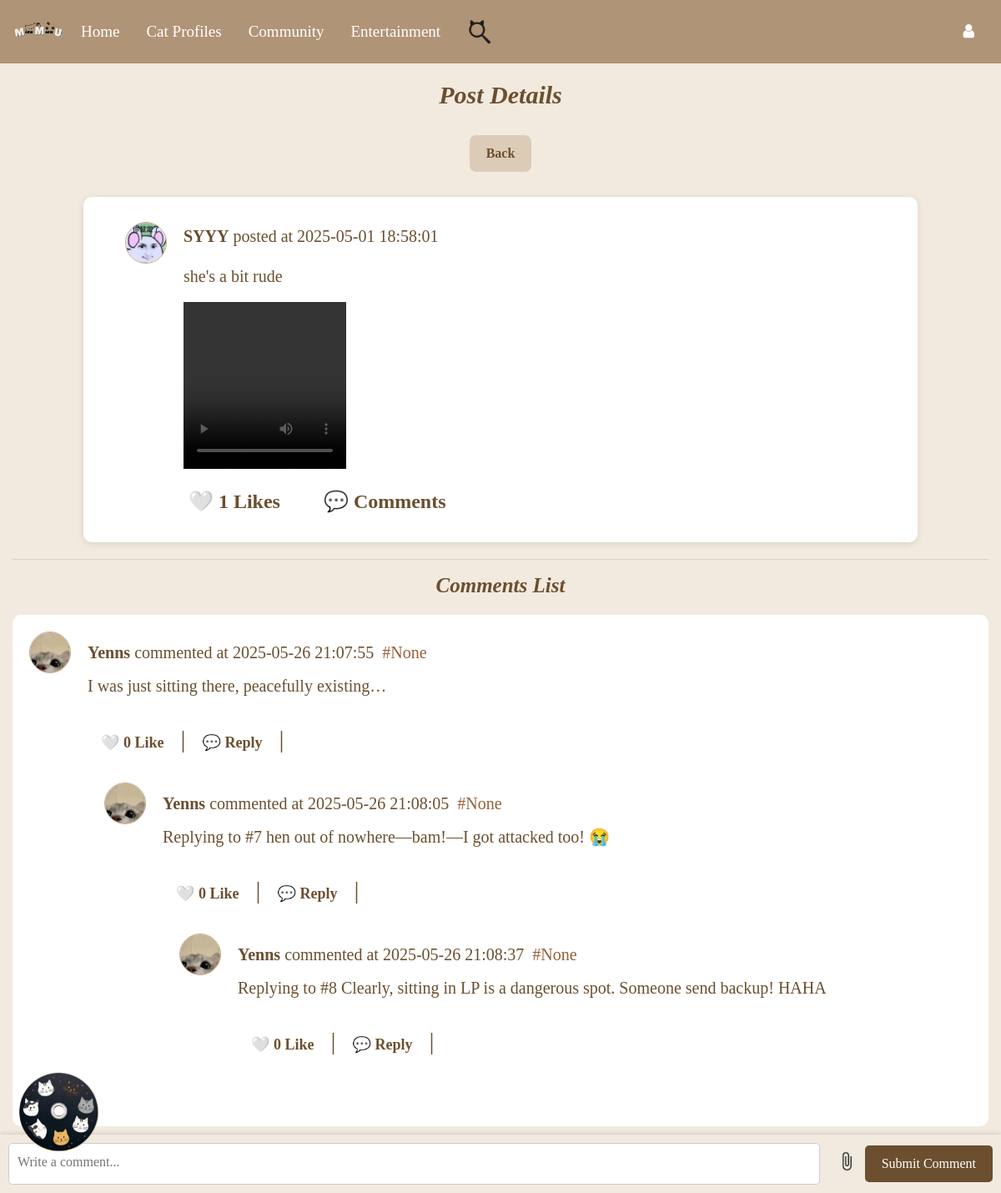
The page /view_post/1 on the database its author committed.
### Website/models.py (models this page shows)
class User(db.Model, UserMixin):
    id = db.Column(db.Integer, primary_key=True)
    email = db.Column(db.String(150), unique=True, nullable=False)
    ps = db.Column(db.String(150), nullable=False)
    Name = db.Column(db.String(150), nullable=False)
    secret_answer = db.Column(db.String(150), nullable=False)
    notes = db.relationship("Note", backref="user", lazy=True, cascade="all, delete-orphan")
    stories = db.relationship("Story", backref="owner", lazy=True, cascade="all, delete-orphan")
    reports_made = db.relationship(
        "Report",
        back_populates="reporting_user",
        lazy=True,
        cascade="all, delete-orphan",
        foreign_keys="[Report.user_id]"
    )
    reports_received = db.relationship(
        "Report",
        back_populates="reported_user_profile",
        lazy=True,
        foreign_keys="[Report.user_profile_id]"
    )
    status = db.Column(db.String(100)) #user profile part
    birthday = db.Column(db.Date)
    mbti = db.Column(db.String(50))
    hobby = db.Column(db.String(100))
    bio = db.Column(db.Text)
    profile_picture = db.Column(db.String(255), default="default_profilepic.png")
    cover_photo = db.Column(db.String(255), default="default_cover.png")
    role = db.Column(db.String(50), default='user', nullable=False)
    level1_completed = db.Column(db.Boolean, default=False)
    privacy = db.Column(db.String(50), default="Public", nullable=False)

### tables this page shows
CREATE TABLE "post" (
	"post_id"	INTEGER,
	"user_id"	INTEGER,
	"content"	TEXT,
	"media_type"	TEXT,
	"media_url"	TEXT,
	"created_at"	TIMESTAMP DEFAULT CURRENT_TIMESTAMP,
	"updated_at"	TIMESTAMP DEFAULT CURRENT_TIMESTAMP,
	"cat_hashtag"	TEXT,
	PRIMARY KEY("post_id"),
	FOREIGN KEY("user_id") REFERENCES "user"("id") ON DELETE CASCADE
);

CREATE TABLE "comment" (
	"id"	INTEGER,
	"content"	TEXT NOT NULL,
	"media_url"	TEXT,
	"created_at"	datetime DEFAULT CURRENT_TIMESTAMP,
	"post_id"	INTEGER,
	"user_id"	INTEGER,
	"parent_id"	INTEGER,
	"floor"	INTEGER,
	PRIMARY KEY("id" AUTOINCREMENT),
	FOREIGN KEY("parent_id") REFERENCES "comment"("id") ON DELETE CASCADE,
	FOREIGN KEY("post_id") REFERENCES "post"("id") ON DELETE CASCADE,
	FOREIGN KEY("user_id") REFERENCES "user"("id") ON DELETE SET NULL
);

### Website/auth.py (the view)
@auth.route('/view_post/<int:post_id>')
def view_post(post_id):
    conn = get_db_connection()
    post = conn.execute('''
        SELECT
            post.*,
            user.name,
            user.profile_picture,
            (SELECT COUNT(*) FROM likes WHERE likes.post_id = post.post_id) AS like_count,
            CASE
                WHEN EXISTS (
                    SELECT 1 FROM likes
                    WHERE likes.post_id = post.post_id AND likes.user_id = ?
                ) THEN 1
                ELSE 0
            END AS liked_by_current_user
        FROM post
        JOIN user ON post.user_id = user.id
        WHERE post.post_id = ?
    ''', (
        current_user.id if current_user.is_authenticated else -1,
        post_id
    )).fetchone()
    comments = conn.execute('''
        SELECT
            comment.*,
            user.name AS name,
            user.profile_picture AS profile_picture,
            (SELECT COUNT(*) FROM comment_like WHERE comment_like.comment_id = comment.id) AS like_count,
            CASE
                WHEN EXISTS (
                    SELECT 1 FROM comment_like
                    WHERE comment_like.comment_id = comment.id AND comment_like.user_id = ?
                ) THEN 1
                ELSE 0
            END AS liked_by_current_user
        FROM comment
        JOIN user ON comment.user_id = user.id
        WHERE comment.post_id = ?
        ORDER BY comment.created_at DESC
    ''', (
        current_user.id if current_user.is_authenticated else -1,
        post_id
    )).fetchall()
    grouped_comments = {}
    for comment in comments:
        parent_id = comment['parent_id']
        if parent_id not in grouped_comments:
            grouped_comments[parent_id] = []
        grouped_comments[parent_id].append(comment)
    conn.close()
    return render_template("community_detail.html", post=post, comments=comments, grouped_comments=grouped_comments, user=current_user, post_id=post_id)

### Website/community.py (called while the page is built)
def get_db_connection():
    db_path = os.path.join(os.path.dirname(__file__), '..', 'instance', 'datebase.db')
    db_path = os.path.abspath(db_path)
    conn = sqlite3.connect(db_path)
    conn.row_factory = sqlite3.Row
    return conn

### Website/templates/community_detail.html (shortened to what this page needs)
{% extends 'base.html' %}
{% block content %}
<h1>Post Details</h1>
<button class="back-button" onclick="history.back();">
    Back
</button>
<div class="post">
    <div class="post-info">
        <a href="{{ url_for('auth.view_user_profile', user_id=post['user_id']) }}">
            <img class="profile-picture" src="{{ url_for('static', filename='Userprofile/' + (post['profile_picture'] if post['profile_picture'] else 'default_profilepic.png')) }}" alt="Avatar">
        </a>
        <p><strong>{{ post['name'] }}</strong> posted at {{ post['created_at'] }}</p>
    </div>
    <div class="post-body">
        <p class="post-content">{{ post['content'] }}</p>
        <div class="media-grid">
            {% if post['media_url'] %}
                {% set media_list = post['media_url'].split(';') %}
                {% set total = media_list | length %}
                {% for media_url in media_list %}
                    {% set ext = media_url.rsplit('.', 1)[1].lower() %}
                    <div class="media-item">
                        {% if ext in ['jpg', 'jpeg', 'png', 'gif'] %}
                            <div class="media-container">
                                <input type="checkbox" id="post-media-img-{{ post['post_id'] }}-{{ loop.index }}">
                                <label for="post-media-img-{{ post['post_id'] }}-{{ loop.index }}">
                                    <img src="{{ url_for('static', filename=media_url) }}" alt="Image">
                                </label>
                            </div>
                        {% elif ext in ['mp4', 'mov', 'avi'] %}
                            <video controls>
                                <source src="{{ url_for('static', filename=media_url) }}" type="video/{{ ext }}">
                            </video>
                        {% endif %}
                    </div>
                {% endfor %}
            {% endif %}
        </div>
        <div class="post-actions">
            <form id="like-form-{{ post['post_id'] }}" action="{{ url_for('community.like_post' if not post['liked_by_current_user'] else 'community.unlike_post', post_id=post['post_id']) }}" method="post" class="inline-form">
                <button type="submit" class="post-action-button">
                    {% if post['liked_by_current_user'] %}
                        ❤️
                    {% else %}
                        🤍
                    {% endif %}
                    {{ post['like_count'] }} Likes
                </button>
            </form>
            <button class="post-action-button" id="comment-button" onclick="event.stopPropagation(); window.location.href='/post/{{ post.post_id }}#comments'">
            💬 {{ post['comment_count'] }} Comments
            </button>
        </div>
    </div>
</div>
<hr>
<h3 id="comments">Comments List</h3>
{% macro render_comments(comments, grouped_comments) %}
    {% for comment in comments %}
        <div class="comment">
            <div class="comment-info">
                <a href="{{ url_for('auth.view_user_profile', user_id=comment['user_id']) }}">
                    <img class="comment-profile-picture" src="{{ url_for('static', filename='Userprofile/' + (comment['profile_picture'] if comment['profile_picture'] else 'default_profilepic.png')) }}" alt="Avatar">
                </a>
                <p><strong>{{ comment['name'] }}</strong> commented at {{ comment['created_at'] }}</p>
                <span class="floor-number">
                    #{{ comment['floor'] }}
                </span>
            </div>
            <div class="comment-content">
                <p>{{ comment['content'] }}</p>
                <div class="comment-actions">
                    <form id="like-form-{{ comment['id'] }}" action="{{ url_for('community.like_comment' if not comment['liked_by_current_user'] else 'community.unlike_comment', comment_id=comment['id']) }}" method="post" class="inline-form">
                        <button type="submit" class="comment-action-button">
                            {% if comment['liked_by_current_user'] %}
                                ❤️
                            {% else %}
                                🤍
                            {% endif %}
                            {{ comment['like_count'] }} Like
                        </button>
                    </form>
                    <span class="separator">|</span>
                    <button class="comment-action-button reply-button" data-comment-id="{{ comment['id'] }}">
                        💬 Reply
                    </button>
                    <span class="separator">|</span>
                </div>
                {% if comment['id'] in grouped_comments %}
                    <div class="replies">
                        {{ render_comments(grouped_comments[comment['id']], grouped_comments) }}
                    </div>
                {% endif %}
            </div>
        </div>
    {% endfor %}
{% endmacro %}
{{ render_comments(grouped_comments[None], grouped_comments) }}
<div class="comment-form-container">
    <form action="{{ url_for('community.add_comment', post_id=post['post_id']) }}" method="POST" enctype="multipart/form-data">
        <textarea id="comment-textarea" name="content" placeholder="Write a comment..."></textarea>
        <label for="comment-media" class="file-upload-label">
            <img src="{{ url_for('static', filename='paperclip.png') }}" alt="Attach File" class="paperclip-icon">
        </label>
        <button type="submit">Submit Comment</button>
    </form>
</div>
{% endblock %}

### Website/templates/base.html (style rules this page uses)
body { background-color: #f9f4ef; }

### Website/templates/community_detail.html (style rules this page uses)
body { font-family: 'Times New Roman', Times, serif; background-color: #f2eadf; margin: 0; padding-bottom: 70px; }
h1 { font-weight: bold; font-size: 30px; color: #6b4f2f; text-align: center; font-style: italic; margin: 20px 0; }
h3 { font-weight: bold; font-size: 25px; color: #6b4f2f; text-align: center; font-style: italic; margin-top: 0; margin-bottom: 20px; }
p { color: #6b4f2f; font-size: 20px; max-width: 90%; overflow-wrap: break-word; }
.post { width: 100%; max-width: 1000px; height: auto; margin: 20px auto; padding: 30px; background-color: #ffffff; border-radius: 10px; display: flex; flex-direction: column; box-shadow: 0 2px 8px rgba(0, 0, 0, 0.1); cursor: pointer; position: relative; }
.post-info { width: 100%; display: flex; align-items: center; justify-content: flex-start; margin-left: 20px; }
.post-info img.profile-picture, .comment-profile-picture { width: 50px; height: 50px; border-radius: 50%; margin-right: 20px; border: 1px solid #c8a786; }
.post-body { margin-left: 90px; }
.post-content { text-align: left; }
.media-grid { display: grid; grid-template-columns: repeat(3, 1fr); gap: 8px; width: 100%; max-width: 600px; margin: 10px 0; }
.media-item { height: 200px; position: relative; overflow: hidden; background: #f0f0f0; }
.media-item img, .media-item video { position: absolute; top: 0; left: 0; width: 100%; height: 100%; object-fit: cover; }
.post-actions { gap: 40px; margin-top: 20px; display: flex; align-items: center; }
.post-action-button { background: none; border: none; color: #6b4f2f; cursor: pointer; font-weight: bold; font-size: 24px; }
.comment { display: flex; flex-direction: column; margin: 10px 0; padding: 20px; border-radius: 10px; background-color: #ffffff; position: relative; }
.comment-info { width: 80%; display: flex; align-items: center; justify-content: flex-start; }
.comment-info p { margin: 0; line-height: 1.2; align-items: center; }
.floor-number { font-size: 20px; margin-left: 10px; color: #995f38; }
.comment-content { display: flex; flex-direction: column; justify-content: flex-start; text-align: left; margin-left: 70px; }
.comment-actions { margin-top: 10px; }
.comment-action-button { background: none; border: none; color: #6b4f2f; cursor: pointer; font-weight: bold; font-size: 18px; margin: 0 10px; }
.comment-actions .separator { font-size: 30px; color: #6b4f2f; }
.comment-form-container { position: fixed; bottom: 0; left: 0; width: 100%; background-color: #f2eadf; padding: 10px; box-shadow: 0 -2px 5px rgba(0, 0, 0, 0.1); z-index: 90; }
.comment-form-container form { display: flex; align-items: center; justify-content: space-between; }
.comment-form-container textarea { flex: 1; margin-right: 10px; padding: 10px; border: 1px solid #ccc; border-radius: 5px; resize: none; height: 50px; }
.file-upload-label { cursor: pointer; margin-right: 10px; }
.paperclip-icon { width: 24px; height: 24px; vertical-align: middle; }
.comment-form-container button { padding: 10px 20px; background-color: #6b4f2f; color: white; border: none; border-radius: 5px; cursor: pointer; }
.back-button { display: block; margin: 30px auto; padding: 10px 20px; background-color: #dccbb7; color: #6b4f2f; font-weight: bold; border: none; border-radius: 8px; cursor: pointer; text-align: center; text-decoration: none; }
.inline-form { display: inline; }

### rows shown on the page
User: profile_picture (picture), name "SYYY"
post: created_at "2025-05-01 18:58:01", content "she's a bit rude"
comment: profile_picture (picture), name "Yenns", created_at "2025-05-26 21:07:55", floor "None", content "I was just sitting there, peacefully existing…", like_count "0"
comment: profile_picture (picture), name "Yenns", created_at "2025-05-26 21:08:05", floor "None", content "Replying to #7 hen out of nowhere—bam!—I got attacked too! 😭", like_count "0"
comment: profile_picture (picture), name "Yenns", created_at "2025-05-26 21:08:37", floor "None", content "Replying to #8 Clearly, sitting in LP is a dangerous spot. Someone send backup! HAHA", like_count "0"

### other values the page prints
{{ post['like_count'] }} "1"
